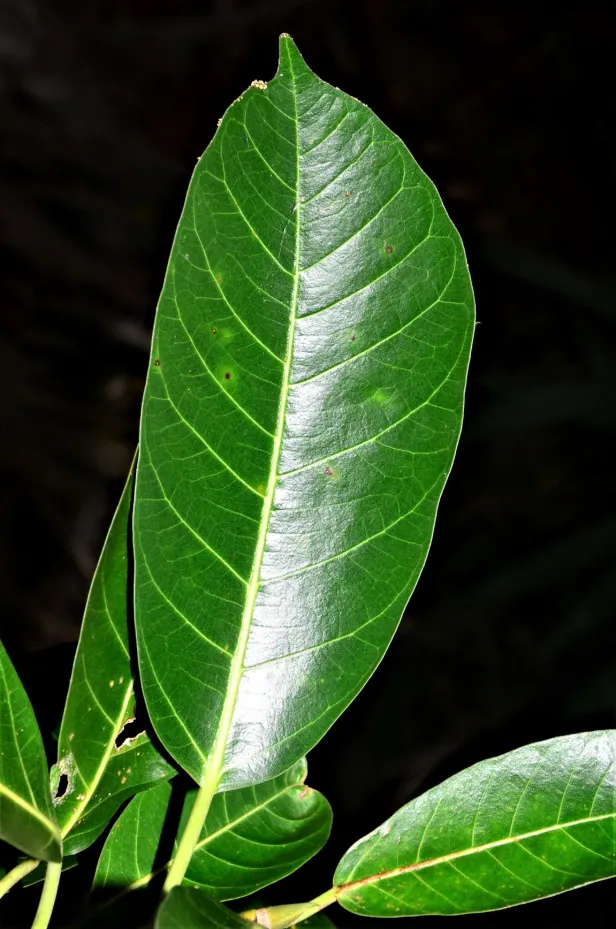
#> input picture raw_ds/healthy/07-Ficus-drupacea-Pulau-Gaya●20190321★-Shuai-LIAO-LSL_8140.webp, 616 x 929 px; its folder holds only this picture in this run
$ python process_custom_data.py
#> lines starting #> are read from the running program, lines starting #| are printed output that depends on the picture
"""
process_custom_data.py
Preprocesses, standardizes, resizes (224x224), labels, and augments raw coffee leaf photos
from 'raw_ds/' into the structured 'dataset_custom/' format.
Supports degree-based rotation augmentation (at least 4 degree types: 0°, 90°, 180°, 270°).
"""

import os
import sys
import glob
import json
import shutil
import hashlib
import argparse
import subprocess
from pathlib import Path
from PIL import Image, ImageOps


def compute_file_hash(filepath: Path) -> str:
    """Computes MD5 hash of a file for duplicate detection."""
    hasher = hashlib.md5()
    with open(filepath, 'rb') as f:
        while chunk := f.read(65536):
            hasher.update(chunk)
    return hasher.hexdigest()


def load_image_safely(filepath: Path) -> Image.Image:
    """
    Loads an image from filepath with fallback support for AVIF via ffmpeg.
    Standardizes color space to RGB and corrects EXIF orientation.
    """
    img = None
    # 1. Try standard Pillow loading
    try:
        img = Image.open(filepath)
        img.load()
    except Exception as e:
        # 2. Check for AVIF or formats unsupported by default Pillow
        if filepath.suffix.lower() == '.avif':
            try:
                cmd = [
                    'ffmpeg', '-y', '-i', str(filepath),
                    '-vframes', '1', '-f', 'image2pipe',
                    '-vcodec', 'png', '-'
                ]
                proc = subprocess.Popen(cmd, stdout=subprocess.PIPE, stderr=subprocess.DEVNULL)
                stdout_data, _ = proc.communicate()
                if proc.returncode == 0 and stdout_data:
                    import io
                    img = Image.open(io.BytesIO(stdout_data))
                    img.load()
            except Exception as ffmpeg_err:
                raise RuntimeError(f"Failed to decode AVIF with ffmpeg: {ffmpeg_err}") from e

        if img is None:
            raise e

    # 3. Correct EXIF orientation (rotates portrait smartphone photos upright)
    try:
        img = ImageOps.exif_transpose(img)
    except Exception:
        pass

    # 4. Standardize color channels to RGB
    if img.mode != 'RGB':
        if img.mode in ('RGBA', 'LA') or (img.mode == 'P' and 'transparency' in img.info):
            alpha_img = img.convert('RGBA')
            bg = Image.new('RGB', alpha_img.size, (255, 255, 255))
            bg.paste(alpha_img, mask=alpha_img.split()[3])
            img = bg
        else:
            img = img.convert('RGB')

    return img


def rotate_image_by_degree(img: Image.Image, degree: int) -> Image.Image:
    """
    Rotates an image by specified degree (0, 90, 180, 270, or arbitrary angle).
    Uses lossless transpose for orthogonal angles (90, 180, 270) to avoid artifacts.
    """
    normalized_degree = degree % 360
    if normalized_degree == 0:
        return img.copy()
    elif normalized_degree == 90:
        return img.transpose(Image.Transpose.ROTATE_270)  # Clockwise 90
    elif normalized_degree == 180:
        return img.transpose(Image.Transpose.ROTATE_180)
    elif normalized_degree == 270:
        return img.transpose(Image.Transpose.ROTATE_90)   # Clockwise 270 / CCW 90
    else:
        # Arbitrary rotation
        return img.rotate(normalized_degree, resample=Image.Resampling.BICUBIC, expand=True)


def resize_image(img: Image.Image, target_size=(224, 224), mode='direct') -> Image.Image:
    """
    Resizes image to target_size (224, 224).
    Modes:
      - 'direct': Direct high-quality Lanczos resize (standard for MobileNetV2/CNNs)
      - 'letterbox': Preserves aspect ratio, pads with border to 224x224
    """
    if mode == 'direct':
        return img.resize(target_size, Image.Resampling.LANCZOS)
    elif mode == 'letterbox':
        target_w, target_h = target_size
        img.thumbnail((target_w, target_h), Image.Resampling.LANCZOS)
        new_img = Image.new('RGB', target_size, (0, 0, 0))
        offset_x = (target_w - img.width) // 2
        offset_y = (target_h - img.height) // 2
        new_img.paste(img, (offset_x, offset_y))
        return new_img
    else:
        raise ValueError(f"Unknown resize mode: {mode}")


def process_dataset(
    raw_dir='raw_ds',
    output_dir='dataset_custom',
    target_size=(224, 224),
    resize_mode='direct',
    rotation_degrees=(0, 90, 180, 270),
    zip_output=True
):
    raw_path = Path(raw_dir)
    out_path = Path(output_dir)

    target_classes = ['healthy', 'mites', 'rust']
    valid_exts = {'.jpg', '.jpeg', '.png', '.webp', '.avif', '.bmp', '.tiff'}
    degrees = list(rotation_degrees)

    print("=" * 75)
    print("🌿 ROBUSTA COFFEE LEAF CUSTOM DATA PREPROCESSOR & DEGREE AUGMENTER")
    print("=" * 75)
    print(f"📁 Input Directory:     {raw_path.resolve()}")
    print(f"📁 Output Directory:    {out_path.resolve()}")
    print(f"📐 Target Image Size:   {target_size[0]}x{target_size[1]}")
    print(f"🎨 Resize Mode:         {resize_mode}")
    print(f"🏷️ Target Classes:      {target_classes}")
    print(f"🔄 Rotation Degrees:    {degrees} ({len(degrees)} orientation variants per photo)")
    print("=" * 75)

    if not raw_path.exists():
        print(f"❌ Error: Input directory '{raw_dir}' does not exist!")
        sys.exit(1)

    # Clean / prepare output directory
    if out_path.exists():
        print(f"🧹 Clearing existing output folder: '{output_dir}'")
        shutil.rmtree(out_path)
    out_path.mkdir(parents=True, exist_ok=True)

    for cls_name in target_classes:
        (out_path / cls_name).mkdir(parents=True, exist_ok=True)

    # 1. Discover all raw files and check for duplicates across classes
    file_hashes = {}      # hash -> (class, filename)
    cross_duplicates = [] # duplicates found across different classes
    intra_duplicates = [] # duplicates within same class

    records = []
    category_stats = {
        cls_name: {'raw': 0, 'augmented_total': 0, 'skipped': 0}
        for cls_name in target_classes
    }

    for cls_name in target_classes:
        class_folder = raw_path / cls_name
        if not class_folder.exists():
            print(f"⚠️ Warning: Subfolder '{raw_dir}/{cls_name}' was not found. Skipping class.")
            continue

        raw_files = [f for f in class_folder.iterdir() if f.is_file() and f.suffix.lower() in valid_exts]
        category_stats[cls_name]['raw'] = len(raw_files)

        print(f"\n🔄 Processing & Augmenting '{cls_name}' ({len(raw_files)} raw files found)...")

        idx = 1
        for f in sorted(raw_files):
            f_hash = compute_file_hash(f)

            if f_hash in file_hashes:
                prev_cls, prev_name = file_hashes[f_hash]
                if prev_cls != cls_name:
                    cross_duplicates.append((cls_name, f.name, prev_cls, prev_name))
                else:
                    intra_duplicates.append((cls_name, f.name, prev_name))
            else:
                file_hashes[f_hash] = (cls_name, f.name)

            # Load original image safely
            try:
                orig_img = load_image_safely(f)
                orig_w, orig_h = orig_img.size
                orig_fmt = f.suffix.lower()
            except Exception as e:
                print(f"   ⚠️ Could not load '{f.name}': {e}")
                category_stats[cls_name]['skipped'] += 1
                continue

            # Generate all degree rotations
            for deg in degrees:
                try:
                    rotated_img = rotate_image_by_degree(orig_img, deg)
                    processed_img = resize_image(rotated_img, target_size=target_size, mode=resize_mode)

                    # Standardized filename: custom_<class>_<0001>_deg<deg>.jpg
                    new_filename = f"custom_{cls_name}_{idx:04d}_deg{deg:03d}.jpg"
                    dest_file = out_path / cls_name / new_filename

                    # Save as clean JPEG (quality=95)
                    processed_img.save(dest_file, format='JPEG', quality=95)

                    # Record metadata & RoCoLe-compatible one-hot labels
                    records.append({
                        'filename': new_filename,
                        'filepath': str(dest_file.relative_to(out_path.parent)),
                        'class': cls_name,
                        'class_idx': target_classes.index(cls_name),
                        'rotation_deg': deg,
                        'healthy': 1 if cls_name == 'healthy' else 0,
                        'mites': 1 if cls_name == 'mites' else 0,
                        'rust': 1 if cls_name == 'rust' else 0,
                        'orig_filename': f.name,
                        'orig_width': orig_w,
                        'orig_height': orig_h,
                        'orig_format': orig_fmt,
                    })

                    category_stats[cls_name]['augmented_total'] += 1

                except Exception as e:
                    print(f"   ⚠️ Could not process rotation {deg}° for '{f.name}': {e}")

            idx += 1

    # 2. Output Annotations CSV & Dataset Summary JSON
    csv_path = out_path / 'annotations.csv'
    if records:
        import pandas as pd
        df = pd.DataFrame(records)
        df.to_csv(csv_path, index=False)
        print(f"\n📄 Saved RoCoLe-compatible annotations CSV: {csv_path.resolve()}")

    summary = {
        'target_size': target_size,
        'resize_mode': resize_mode,
        'rotation_degrees': degrees,
        'num_degree_variants': len(degrees),
        'classes': target_classes,
        'total_processed': len(records),
        'category_stats': category_stats,
        'cross_class_duplicates_count': len(cross_duplicates),
        'intra_class_duplicates_count': len(intra_duplicates)
    }

    summary_path = out_path / 'dataset_summary.json'
    with open(summary_path, 'w', encoding='utf-8') as f:
        json.dump(summary, f, indent=2)

    # 3. Print Results Summary
    print("\n" + "=" * 75)
    print("📊 DATASET PROCESSING & AUGMENTATION SUMMARY")
    print("=" * 75)
    print(f"{'Class':<12} {'Raw Found':<12} {'Augmented Total (224x224)':<28} {'Skipped':<10}")
    print("-" * 75)
    for cls_name in target_classes:
        stats = category_stats[cls_name]
        print(f"{cls_name:<12} {stats['raw']:<12} {stats['augmented_total']:<28} {stats['skipped']:<10}")
    print("-" * 75)
    print(f"Total Output Images: {len(records)} ({len(degrees)}x multiplier across {len(records)//max(1, len(degrees))} raw photos)")

    # 4. Alert on Duplicates
    if cross_duplicates:
        print("\n" + "!" * 75)
        print("⚠️ CRITICAL WARNING: CROSS-CLASS DUPLICATES DETECTED!")
        print("!" * 75)
        print(f"Found {len(cross_duplicates)} exact duplicate image(s) shared across different classes:")
        for cur_c, cur_f, prev_c, prev_f in cross_duplicates[:5]:
            print(f"   • '{cur_c}/{cur_f}' is identical to '{prev_c}/{prev_f}'")
        if len(cross_duplicates) > 5:
            print(f"   ... and {len(cross_duplicates) - 5} more identical files.")
        print("💡 NOTE: If you copied 'rust/' to 'mites/' as a placeholder, please ensure")
        print("   you replace 'raw_ds/mites/' with real spider mite photos before training!")
        print("!" * 75)

    # 5. Optional Zip Archive for Kaggle Upload
    if zip_output and len(records) > 0:
        zip_base_name = str(out_path)
        print(f"\n📦 Packaging '{output_dir}' into '{zip_base_name}.zip' for easy Kaggle upload...")
        shutil.make_archive(zip_base_name, 'zip', root_dir=out_path)
        print(f"✅ Archive created: {Path(zip_base_name + '.zip').resolve()}")

    print("\n🎉 Done! Your augmented & standardized dataset is ready in:")
    print(f"   👉 {out_path.resolve()}/")
    print("=" * 75)


def main():
    parser = argparse.ArgumentParser(description="Process, augment by degrees, and label custom coffee leaf photos.")
    parser.add_argument('--input_dir', default='raw_ds', help="Path to raw images folder (default: raw_ds)")
    parser.add_argument('--output_dir', default='dataset_custom', help="Path to processed output folder (default: dataset_custom)")
    parser.add_argument('--size', type=int, default=224, help="Target image width and height (default: 224)")
    parser.add_argument('--mode', choices=['direct', 'letterbox'], default='direct',
                        help="Resize mode: 'direct' (stretch/standard CNN) or 'letterbox' (pad with borders)")
    parser.add_argument('--degrees', nargs='+', type=int, default=[0, 90, 180, 270],
                        help="List of rotation degrees to generate (default: 0 90 180 270)")
    parser.add_argument('--no-zip', dest='zip_output', action='store_false', help="Do not create a zip archive")

    args = parser.parse_args()
    process_dataset(
        raw_dir=args.input_dir,
        output_dir=args.output_dir,
        target_size=(args.size, args.size),
        resize_mode=args.mode,
        rotation_degrees=args.degrees,
        zip_output=args.zip_output
    )
#> in load_image_safely, img is the input picture: PIL image 616x929 RGB; mean R, G, B 46.1, 72.5, 31.5
#> the loop in process_dataset, `for deg in degrees:` made 4 passes
#> pass 1, in process_dataset, `processed_img = resize_image(rotated_img, target_size=target_size, mod..`:
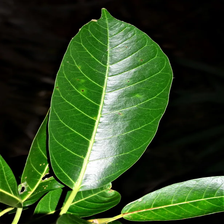
#> processed_img: PIL image 224x224 RGB; mean R, G, B 46.2, 72.6, 31.7
#> pass 2, in process_dataset, `rotated_img = rotate_image_by_degree(orig_img, deg)`:
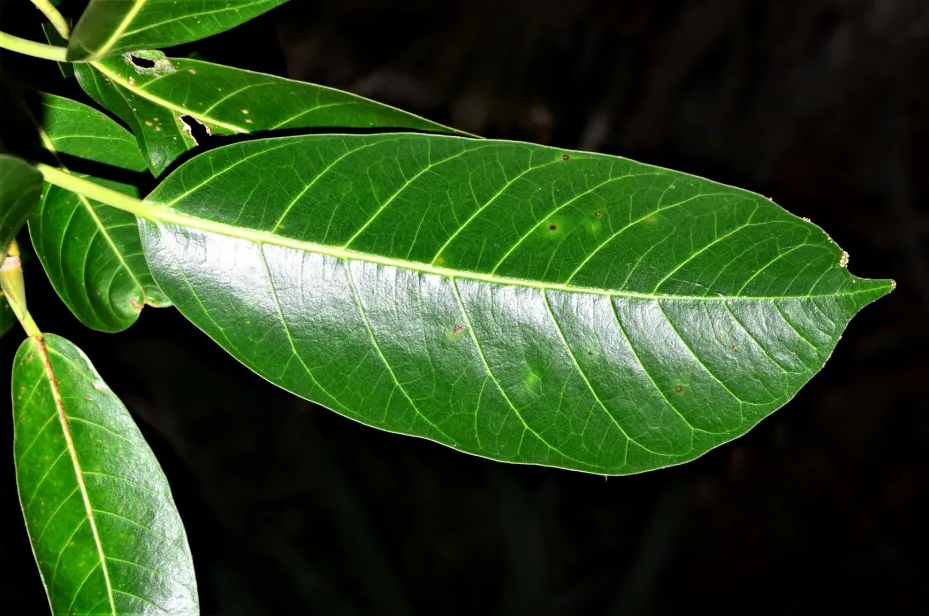
#> rotated_img: PIL image 929x616 RGB; mean R, G, B 46.1, 72.5, 31.5
#> pass 2, in process_dataset, `processed_img = resize_image(rotated_img, target_size=target_size, mod..`:
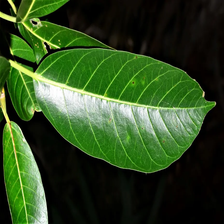
#> processed_img: PIL image 224x224 RGB; mean R, G, B 46.2, 72.6, 31.7
#> pass 3, in process_dataset, `rotated_img = rotate_image_by_degree(orig_img, deg)`:
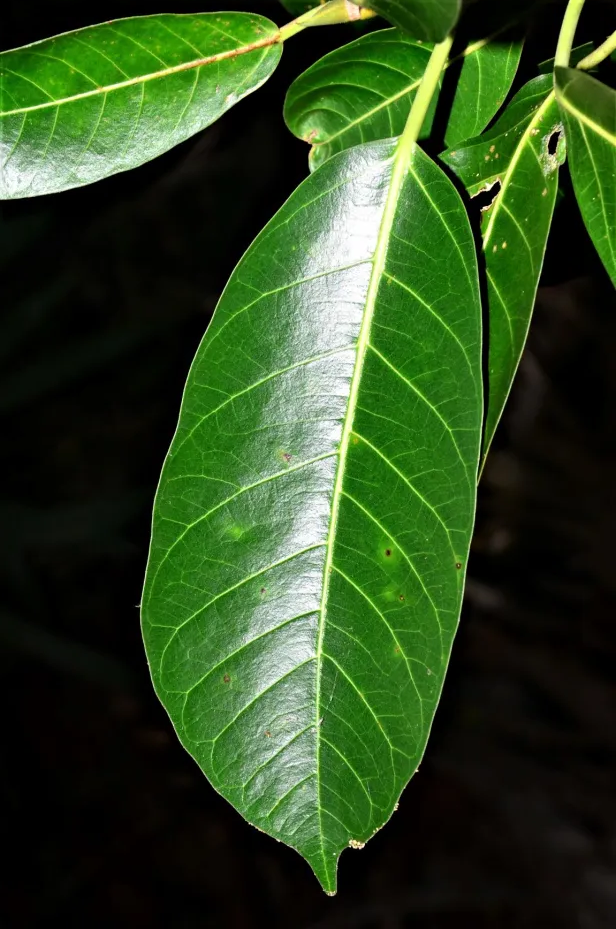
#> rotated_img: PIL image 616x929 RGB; mean R, G, B 46.1, 72.5, 31.5
#> after the loop in process_dataset, `for deg in degrees:`:
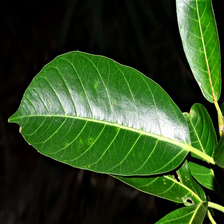
#> processed_img: PIL image 224x224 RGB; mean R, G, B 46.2, 72.6, 31.7
#> after the loop in process_dataset, `for deg in degrees:`:
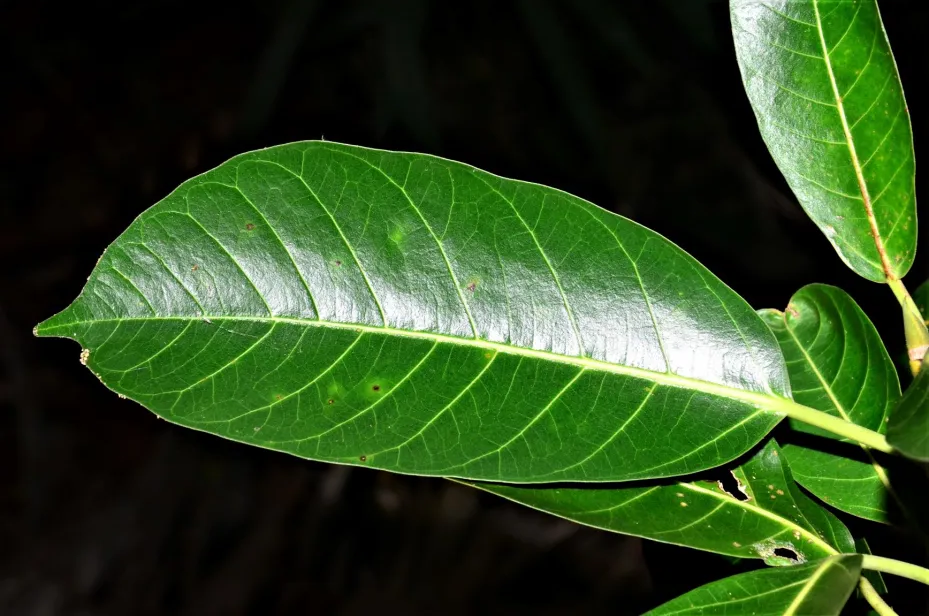
#> rotated_img: PIL image 929x616 RGB; mean R, G, B 46.1, 72.5, 31.5
#> after the loop in process_dataset, `for deg in degrees:`: category_stats = 3 items; records = 4 items
#> pass 3 of the loop in process_dataset, `for cls_name in target_classes:`:
#> raw_files = 1 item
#> (printed output is left out)
#> f_hash = 'ef03d05159ba12dc478084f8db8fa51c'
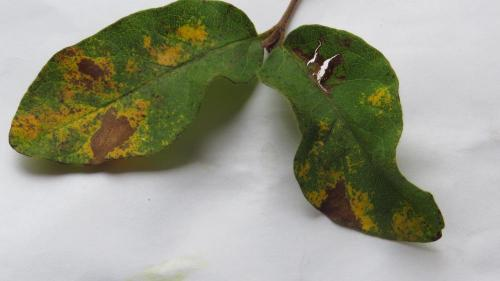
#> input picture raw_ds/rust/03e757-lb.jpg, 500 x 281 px
#> in load_image_safely, img is the input picture: PIL image 500x281 RGB; mean R, G, B 150.2, 152, 133.4
#> orig_fmt = '.jpg'
#> the loop in process_dataset, `for deg in degrees:` made 4 passes
#> new_filename on passes 1 to 4: 'custom_rust_0001_deg000.jpg', 'custom_rust_0001_deg090.jpg', 'custom_rust_0001_deg180.jpg', 'custom_rust_0001_deg270.jpg'
#> after the loop in process_dataset, `for deg in degrees:`:
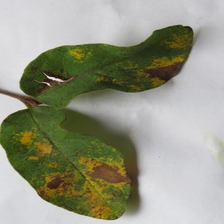
#> processed_img: PIL image 224x224 RGB; mean R, G, B 150.2, 152, 133.4
#> after the loop in process_dataset, `for deg in degrees:`:
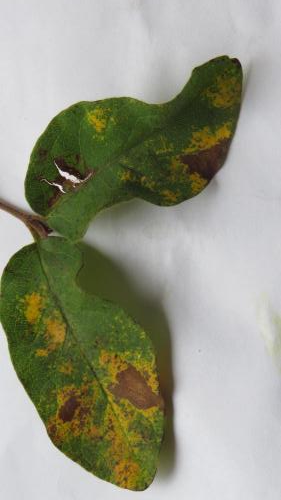
#> rotated_img: PIL image 281x500 RGB; mean R, G, B 150.2, 152, 133.4
#> after the loop in process_dataset, `for deg in degrees:`: records = 8 items
#> in process_dataset, `df = pd.DataFrame(records)`: df = table of 8 rows and 12 columns
#> the loop in process_dataset, `for cls_name in target_classes:` made 3 passes
#> (cls_name, stats) on passes 1 to 3: ('healthy', {'raw': 1, 'augmented_total': 4, 'skipped': 0}), ('mites', {'raw': 0, 'augmented_total': 0, 'skipped': 0}), ('rust', {'raw': 1, 'augmented_total': 4, 'skipped': 0})
#| healthy      1            4                            0
#| mites        0            0                            0
#| rust         1            4                            0
#| Total Output Images: 8 (4x multiplier across 2 raw photos)


if __name__ == '__main__':
    main()
